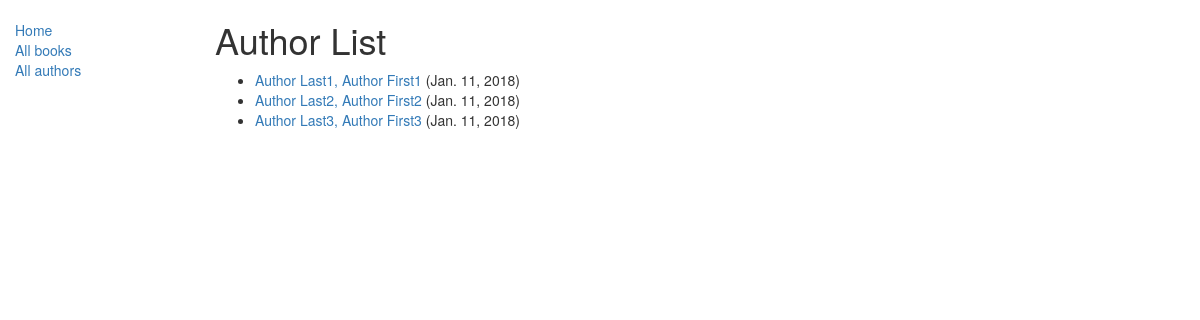
Screenshot of /catalog/authors/ with the database file from the repository.
### catalog/models.py (models this page shows)
class Author(models.Model):
    first_name = models.CharField(max_length=100)
    last_name = models.CharField(max_length=100)
    date_of_birth = models.DateField(null=True, blank=True)
    date_of_death = models.DateField('Died', null=True, blank=True)
    class Meta:
        ordering = ["last_name","first_name"]
    def get_absolute_url(self):
        return reverse('author-detail', args=[str(self.id)])
    def __str__(self):
        return '{0}, {1}'.format(self.last_name,self.first_name)

### catalog/views.py (the view)
# urls.py: path('authors/', views.AuthorListView.as_view(), name='authors'),
class AuthorListView(generic.ListView):
    model = Author
    pagniate_by = 2

### catalog/templates/catalog/author_list.html
{% extends "base_generic.html" %}
{% block content %}
    <h1>Author List</h1>
    {% if author_list %}
    <ul>
      {% for author in author_list %}
      <li>
        <a href="{{ author.get_absolute_url }}">{{ author }}</a> ({{author.date_of_birth}})
      </li>
      {% endfor %}
    </ul>
    {% else %}
      <p>There are no authors in the library.</p>
    {% endif %}
{% endblock %}

### rows the page displays
Author: last_name+first_name "Author Last1, Author First1", date_of_birth "Jan. 11, 2018"
Author: last_name+first_name "Author Last2, Author First2", date_of_birth "Jan. 11, 2018"
Author: last_name+first_name "Author Last3, Author First3", date_of_birth "Jan. 11, 2018"
